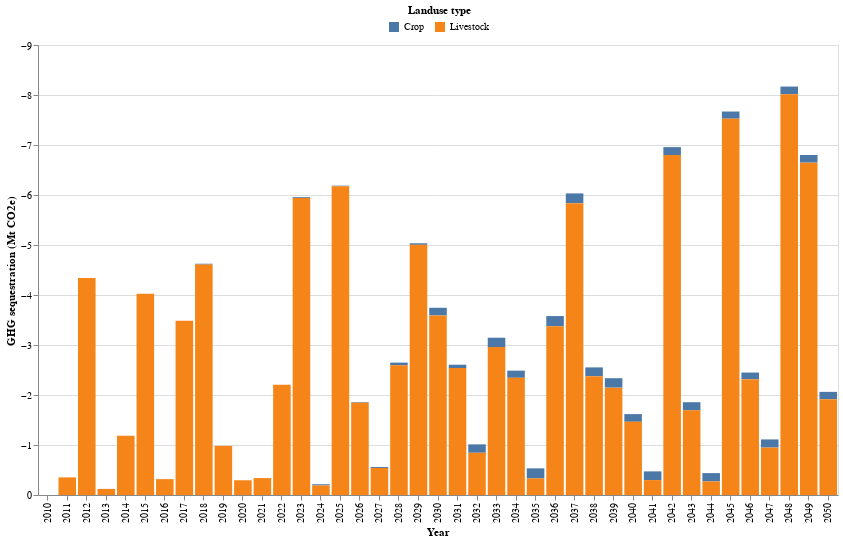

The notebook cell this image was saved under:
### Code cell
base_chart = alt.Chart(GHG_am_crop_lvstk_total).encode(
    x=alt.X('Year:O',axis=alt.Axis(title="Year", labelAngle=-90)),  # Treat year as an ordinal data type
    tooltip=[alt.Tooltip('Land use category:O', title='Landuse type'),
             alt.Tooltip('GHG sequestration (Mt CO2e):Q', title='GHG sequestration (Mt CO2e)')]
).properties(
    width=600,
    height=400
)

column_chart = base_chart.mark_bar().encode(
    color=alt.Color('Land use category:N',legend=alt.Legend(
                                            title="Landuse type",
                                            orient='none',
                                            legendX=350, legendY=-40,
                                            direction='horizontal',
                                            titleAnchor='middle')),  
    y=alt.Y('GHG sequestration (Mt CO2e):Q',
            title='GHG sequestration (Mt CO2e)',
            scale=alt.Scale(reverse=True)),  # Treat GHA_accumulative as a quantitative field
)

final_chart = alt.layer(
    column_chart,
).properties(
    width=800,
    height=450
)

final_chart

### Figure 1 — Vega-Lite specification as saved in the notebook (floating-point values rounded to 4 significant figures)
{"config": {"view": {"continuousWidth": 300, "continuousHeight": 300}}, "layer": [{"mark": {"type": "bar"}, "encoding": {"color": {"field": "Land use category", "legend": {"direction": "horizontal", "legendX": 350, "legendY": -40, "orient": "none", "title": "Landuse type", "titleAnchor": "middle"}, "type": "nominal"}, "tooltip": [{"field": "Land use category", "title": "Landuse type", "type": "ordinal"}, {"field": "GHG sequestration (Mt CO2e)", "title": "GHG sequestration (Mt CO2e)", "type": "quantitative"}], "x": {"axis": {"labelAngle": -90, "title": "Year"}, "field": "Year", "type": "ordinal"}, "y": {"field": "GHG sequestration (Mt CO2e)", "scale": {"reverse": true}, "title": "GHG sequestration (Mt CO2e)", "type": "quantitative"}}}], "data": {"name": "data-fc1e58c4954bbc474f6b14b90d009106"}, "height": 450, "width": 800, "$schema": "https://vega.github.io/schema/vega-lite/v5.15.1.json", "datasets": {"data-fc1e58c4954bbc474f6b14b90d009106": [{"Year": 2010, "Land use category": "Crop", "GHG sequestration (Mt CO2e)": 0.0}, {"Year": 2010, "Land use category": "Livestock", "GHG sequestration (Mt CO2e)": 0.0}, {"Year": 2011, "Land use category": "Crop", "GHG sequestration (Mt CO2e)": 0.0}, {"Year": 2011, "Land use category": "Livestock", "GHG sequestration (Mt CO2e)": -0.3523}, {"Year": 2012, "Land use category": "Crop", "GHG sequestration (Mt CO2e)": 0.0}, {"Year": 2012, "Land use category": "Livestock", "GHG sequestration (Mt CO2e)": -4.339}, {"Year": 2013, "Land use category": "Crop", "GHG sequestration (Mt CO2e)": -0.00127}, {"Year": 2013, "Land use category": "Livestock", "GHG sequestration (Mt CO2e)": -0.1207}, {"Year": 2014, "Land use category": "Crop", "GHG sequestration (Mt CO2e)": 0.0}, {"Year": 2014, "Land use category": "Livestock", "GHG sequestration (Mt CO2e)": -1.187}, {"Year": 2015, "Land use category": "Crop", "GHG sequestration (Mt CO2e)": 0.0}, {"Year": 2015, "Land use category": "Livestock", "GHG sequestration (Mt CO2e)": -4.023}, {"Year": 2016, "Land use category": "Crop", "GHG sequestration (Mt CO2e)": 0.0}, {"Year": 2016, "Land use category": "Livestock", "GHG sequestration (Mt CO2e)": -0.3176}, {"Year": 2017, "Land use category": "Crop", "GHG sequestration (Mt CO2e)": 0.0}, {"Year": 2017, "Land use category": "Livestock", "GHG sequestration (Mt CO2e)": -3.484}, {"Year": 2018, "Land use category": "Crop", "GHG sequestration (Mt CO2e)": -0.01784}, {"Year": 2018, "Land use category": "Livestock", "GHG sequestration (Mt CO2e)": -4.608}, {"Year": 2019, "Land use category": "Crop", "GHG sequestration (Mt CO2e)": 0.0}, {"Year": 2019, "Land use category": "Livestock", "GHG sequestration (Mt CO2e)": -0.9817}, {"Year": 2020, "Land use category": "Crop", "GHG sequestration (Mt CO2e)": 0.0}, {"Year": 2020, "Land use category": "Livestock", "GHG sequestration (Mt CO2e)": -0.2948}, {"Year": 2021, "Land use category": "Crop", "GHG sequestration (Mt CO2e)": 0.0}, {"Year": 2021, "Land use category": "Livestock", "GHG sequestration (Mt CO2e)": -0.3386}, {"Year": 2022, "Land use category": "Crop", "GHG sequestration (Mt CO2e)": 0.0}, {"Year": 2022, "Land use category": "Livestock", "GHG sequestration (Mt CO2e)": -2.206}, {"Year": 2023, "Land use category": "Crop", "GHG sequestration (Mt CO2e)": -0.01859}, {"Year": 2023, "Land use category": "Livestock", "GHG sequestration (Mt CO2e)": -5.938}, {"Year": 2024, "Land use category": "Crop", "GHG sequestration (Mt CO2e)": -0.02392}, {"Year": 2024, "Land use category": "Livestock", "GHG sequestration (Mt CO2e)": -0.1912}, {"Year": 2025, "Land use category": "Crop", "GHG sequestration (Mt CO2e)": -0.01228}, {"Year": 2025, "Land use category": "Livestock", "GHG sequestration (Mt CO2e)": -6.174}, {"Year": 2026, "Land use category": "Crop", "GHG sequestration (Mt CO2e)": -0.01245}, {"Year": 2026, "Land use category": "Livestock", "GHG sequestration (Mt CO2e)": -1.843}, {"Year": 2027, "Land use category": "Crop", "GHG sequestration (Mt CO2e)": -0.02011}, {"Year": 2027, "Land use category": "Livestock", "GHG sequestration (Mt CO2e)": -0.5408}, {"Year": 2028, "Land use category": "Crop", "GHG sequestration (Mt CO2e)": -0.0533}, {"Year": 2028, "Land use category": "Livestock", "GHG sequestration (Mt CO2e)": -2.594}, {"Year": 2029, "Land use category": "Crop", "GHG sequestration (Mt CO2e)": -0.03181}, {"Year": 2029, "Land use category": "Livestock", "GHG sequestration (Mt CO2e)": -5.003}, {"Year": 2030, "Land use category": "Crop", "GHG sequestration (Mt CO2e)": -0.1529}, {"Year": 2030, "Land use category": "Livestock", "GHG sequestration (Mt CO2e)": -3.591}, {"Year": 2031, "Land use category": "Crop", "GHG sequestration (Mt CO2e)": -0.06653}, {"Year": 2031, "Land use category": "Livestock", "GHG sequestration (Mt CO2e)": -2.539}, {"Year": 2032, "Land use category": "Crop", "GHG sequestration (Mt CO2e)": -0.1682}, {"Year": 2032, "Land use category": "Livestock", "GHG sequestration (Mt CO2e)": -0.8444}, {"Year": 2033, "Land use category": "Crop", "GHG sequestration (Mt CO2e)": -0.1869}, {"Year": 2033, "Land use category": "Livestock", "GHG sequestration (Mt CO2e)": -2.959}, {"Year": 2034, "Land use category": "Crop", "GHG sequestration (Mt CO2e)": -0.1431}, {"Year": 2034, "Land use category": "Livestock", "GHG sequestration (Mt CO2e)": -2.344}, {"Year": 2035, "Land use category": "Crop", "GHG sequestration (Mt CO2e)": -0.2004}, {"Year": 2035, "Land use category": "Livestock", "GHG sequestration (Mt CO2e)": -0.3329}, {"Year": 2036, "Land use category": "Crop", "GHG sequestration (Mt CO2e)": -0.2032}, {"Year": 2036, "Land use category": "Livestock", "GHG sequestration (Mt CO2e)": -3.375}, {"Year": 2037, "Land use category": "Crop", "GHG sequestration (Mt CO2e)": -0.1955}, {"Year": 2037, "Land use category": "Livestock", "GHG sequestration (Mt CO2e)": -5.837}, {"Year": 2038, "Land use category": "Crop", "GHG sequestration (Mt CO2e)": -0.176}, {"Year": 2038, "Land use category": "Livestock", "GHG sequestration (Mt CO2e)": -2.376}, {"Year": 2039, "Land use category": "Crop", "GHG sequestration (Mt CO2e)": -0.1888}, {"Year": 2039, "Land use category": "Livestock", "GHG sequestration (Mt CO2e)": -2.147}, {"Year": 2040, "Land use category": "Crop", "GHG sequestration (Mt CO2e)": -0.1537}, {"Year": 2040, "Land use category": "Livestock", "GHG sequestration (Mt CO2e)": -1.464}, {"Year": 2041, "Land use category": "Crop", "GHG sequestration (Mt CO2e)": -0.1738}, {"Year": 2041, "Land use category": "Livestock", "GHG sequestration (Mt CO2e)": -0.2985}, {"Year": 2042, "Land use category": "Crop", "GHG sequestration (Mt CO2e)": -0.1591}, {"Year": 2042, "Land use category": "Livestock", "GHG sequestration (Mt CO2e)": -6.799}, {"Year": 2043, "Land use category": "Crop", "GHG sequestration (Mt CO2e)": -0.1622}, {"Year": 2043, "Land use category": "Livestock", "GHG sequestration (Mt CO2e)": -1.693}, {"Year": 2044, "Land use category": "Crop", "GHG sequestration (Mt CO2e)": -0.1671}, {"Year": 2044, "Land use category": "Livestock", "GHG sequestration (Mt CO2e)": -0.2709}, {"Year": 2045, "Land use category": "Crop", "GHG sequestration (Mt CO2e)": -0.1436}, {"Year": 2045, "Land use category": "Livestock", "GHG sequestration (Mt CO2e)": -7.526}, {"Year": 2046, "Land use category": "Crop", "GHG sequestration (Mt CO2e)": -0.133}, {"Year": 2046, "Land use category": "Livestock", "GHG sequestration (Mt CO2e)": -2.316}, {"Year": 2047, "Land use category": "Crop", "GHG sequestration (Mt CO2e)": -0.1631}, {"Year": 2047, "Land use category": "Livestock", "GHG sequestration (Mt CO2e)": -0.9486}, {"Year": 2048, "Land use category": "Crop", "GHG sequestration (Mt CO2e)": -0.1538}, {"Year": 2048, "Land use category": "Livestock", "GHG sequestration (Mt CO2e)": -8.015}, {"Year": 2049, "Land use category": "Crop", "GHG sequestration (Mt CO2e)": -0.1536}, {"Year": 2049, "Land use category": "Livestock", "GHG sequestration (Mt CO2e)": -6.647}, {"Year": 2050, "Land use category": "Crop", "GHG sequestration (Mt CO2e)": -0.1471}, {"Year": 2050, "Land use category": "Livestock", "GHG sequestration (Mt CO2e)": -1.915}]}}
